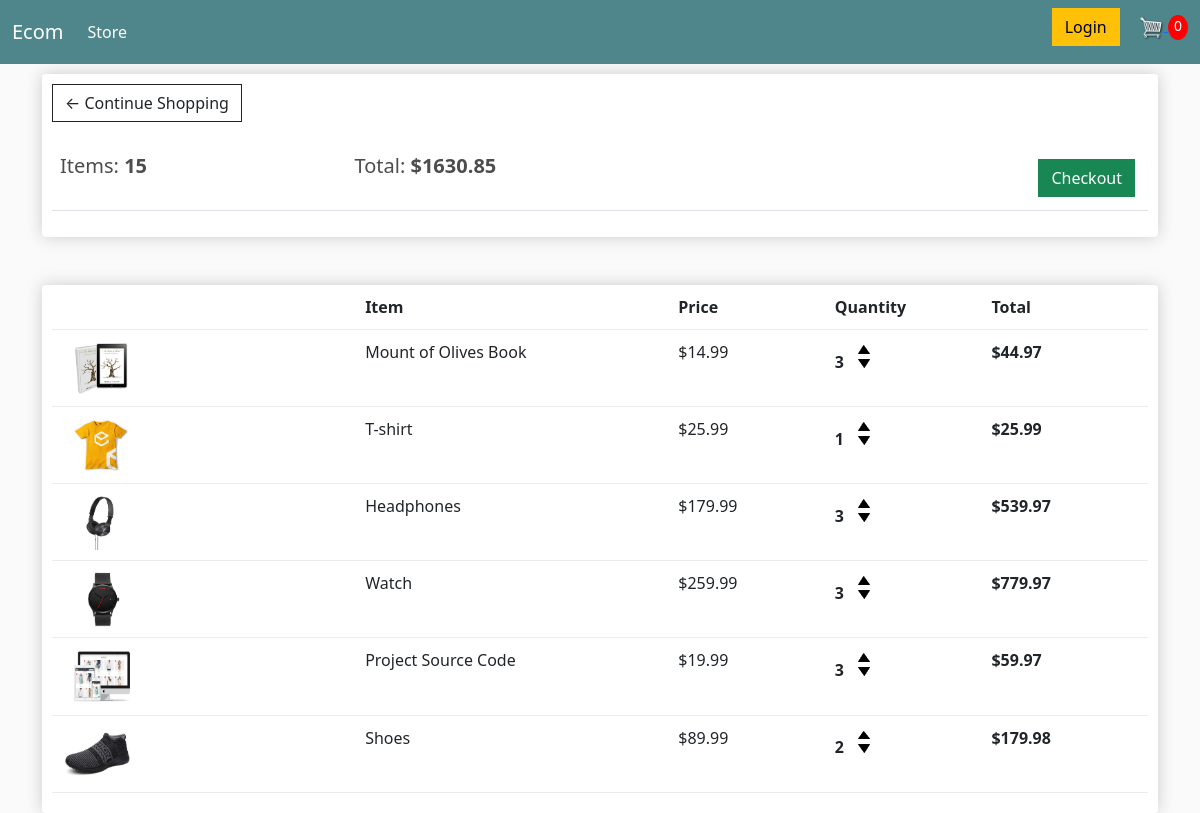
The app's page /cart/ (signed in) with its own data.
### store/models.py (models this page shows, shortened)
class Order(models.Model):
    customer = models.ForeignKey(Customer, on_delete=models.SET_NULL, blank=True, null=True)
    date_ordered = models.DateTimeField(auto_now_add=True)
    complete = models.BooleanField(default=False, null=True, blank=False)
    transaction_id = models.CharField(max_length=200, null=True)
    @property
    def get_cart_total(self):
        orderitems = self.orderitem_set.all()
        total = sum([item.get_total for item in orderitems])
        return total
    @property
    def get_cart_items(self):
        orderitems = self.orderitem_set.all()
        total = sum([item.quantity for item in orderitems])
        return total

class OrderItem(models.Model):
    product = models.ForeignKey(Product, on_delete=models.SET_NULL, blank=True, null=True)
    order = models.ForeignKey(Order, on_delete=models.SET_NULL, blank=True, null=True)
    quantity = models.IntegerField(default=0, null=True, blank=True)
    date_added = models.DateTimeField(auto_now_add=True)
    @property
    def get_total(self):
        total = self.product.price * self.quantity
        return total

class Product(models.Model):
    name = models.CharField(max_length=200, null=True)
    price = models.FloatField()
    digital = models.BooleanField(default=False, null=True, blank=False)
    image = models.ImageField(null=True, blank=True)
    @property
    def imageURL(self):
        try:
            url = self.image.url
        except:
            url = ''
        return url

### store/views.py (the view)
# urls.py: path('cart/', views.cart, name="cart"),
def cart(request):
    if request.user.is_authenticated:
        customer = request.user.customer
        order, created = Order.objects.get_or_create(customer=customer, complete=False)
        items = order.orderitem_set.all()
    else:
        items=[]
        order={'get_cart_total': 0, 'get_cart_items': 0}
    context = {'items': items, 'order': order}
    return render(request, 'store/cart.html', context)

### store/templates/store/cart.html
{% extends 'store/main.html' %}
{% load static %}
{% block content%}
    <div class="row">
        <div class="col-lg-12">
            <div class="box-element">
                <a href="{% url 'store' %}" class="btn btn-outline-dark" >&#x2190; Continue Shopping</a>
                <br>
                <br>
                <table class="table">
                    <tr>
                        <th><h5>Items: <strong>{{order.get_cart_items}}</strong></h5></th>
                        <th><h5>Total:<strong> ${{order.get_cart_total|floatformat:2}}</strong></h5></th>
                        <th>
                            <a  style="float:right; margin:5px;" class="btn btn-success" href="{% url 'checkout' %}">Checkout</a>
                        </th>
                    </tr>
                </table>
            </div>
            <br>
            <br>
            <div class="box-element">
                <div class="cart-row">
                    <div style="flex:2"></div>
                    <div style="flex:2"><strong>Item</strong></div>
                    <div style="flex:1"><strong>Price</strong></div>
                    <div style="flex:1"><strong>Quantity</strong></div>
                    <div style="flex:1"><strong>Total</strong></div>
                </div>
                {% for item in items %}
                <div class="cart-row">
                    <div style="flex:2">
                        <img class="row-image" src="{{ item.product.imageURL }}" alt="">
                    </div>
                    <div style="flex:2">{{item.product.name}}</div>
                    <div style="flex:1">${{item.product.price|floatformat:2}}</div>
                    <div style="flex:1">
                        <p class="quantity">{{item.quantity}}</p>
						<div class="quantity">
							<img class="chg-quantity" src="{% static  'images/arrow-up.png' %}">
							<img class="chg-quantity" src="{% static  'images/arrow-down.png' %}">
                        </div>
                    </div>
                    <div style="flex:1"><strong>${{item.get_total}}</strong></div>
                </div>
                {% endfor %}
            </div>
        </div>
    </div>
{% endblock content%}

### static/css/main.css (style rules this page uses)
body { background-color: hsl(0, 0%, 98%); }
h1,h2,h3,h4,h5,h6 { color:hsl(0, 0%, 30%); }
.box-element { box-shadow:hsl(0, 0%, 80%) 0 0 16px; background-color: #fff; border-radius: 4px; padding: 10px; }
.col-lg-4, .col-lg-6, .col-lg-8, .col-lg-12 { margin-top: 10px; }
.btn { border-radius: 0; }
.row-image { width: 100px; }
.cart-row { display: flex; align-items: flex-stretch; padding-bottom: 10px; margin-bottom: 10px; border-bottom: 1px solid #ececec; }
.quantity { display: inline-block; font-weight: 700; padding-right:10px; }
.chg-quantity { width: 12px; cursor: pointer; display: block; margin-top: 5px; transition:.1s; }

### records on screen
Order: get_cart_items "15", get_cart_total "1630.85"
OrderItem: product.imageURL (picture), product.name "Mount of Olives Book", product.price "14.99", quantity "3", get_total "44.97"
OrderItem: product.imageURL (picture), product.name "T-shirt", product.price "25.99", quantity "1", get_total "25.99"
OrderItem: product.imageURL (picture), product.name "Headphones", product.price "179.99", quantity "3", get_total "539.97"
OrderItem: product.imageURL (picture), product.name "Watch", product.price "259.99", quantity "3", get_total "779.97"
OrderItem: product.imageURL (picture), product.name "Project Source Code", product.price "19.99", quantity "3", get_total "59.97"
OrderItem: product.imageURL (picture), product.name "Shoes", product.price "89.99", quantity "2", get_total "179.98"
